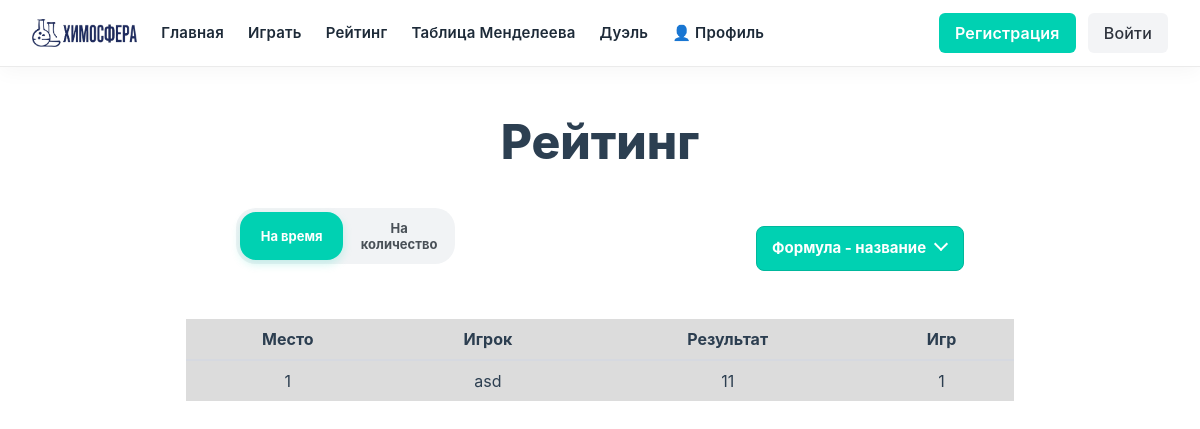
Page /rating on the earlier database version.
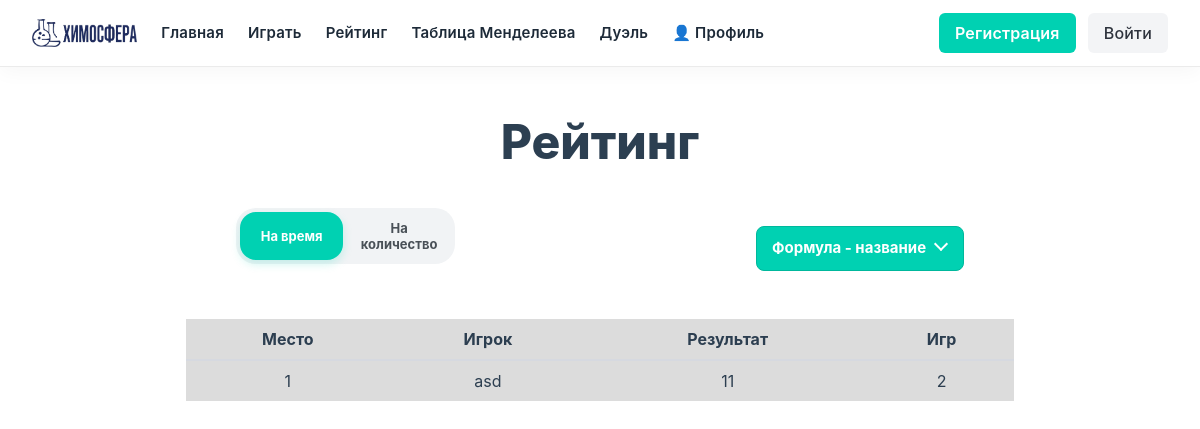
Same page on the later database version.
### data/users.py (models this page shows, shortened)
class User(SqlAlchemyBase):
    __tablename__ = "users"
    id = sqlalchemy.Column(sqlalchemy.Integer, primary_key=True, autoincrement=True)
    email = sqlalchemy.Column(sqlalchemy.String(120), unique=True, nullable=False)
    password_hash = sqlalchemy.Column(sqlalchemy.String(200), nullable=False)
    created_at = sqlalchemy.Column(sqlalchemy.DateTime, default=datetime.datetime.utcnow)
    games_played = sqlalchemy.Column(sqlalchemy.Integer, default=0)

### main.py (the view)
@app.route("/rating")
def rating():
    mode = request.args.get('mode', 'time')
    theme = request.args.get('theme', 'formulaToName')
    db_sess = db_session.create_session()
    try:
        results = db_sess.query(
            User,
            db_session.sa.func.max(GameResult.score).label('best_score')
        ).join(
            GameResult, User.id == GameResult.user_id
        ).filter(
            GameResult.mode == mode,
            GameResult.theme == theme
        ).group_by(
            User.id
        ).order_by(
            db_session.sa.func.max(GameResult.score).desc()
        ).limit(20).all()
        return render_template(
            "rating.html",
            results=results,
            current_mode=mode,
            current_theme=theme
        )
    except Exception as e:
        print(f"Ошибка получения рейтинга: {e}")
        return render_template("rating.html", results=[], current_mode=mode, current_theme=theme)
    finally:
        db_sess.close()

### data/db_session.py (called while the page is built)
def create_session() -> Session:
    global __factory
    return __factory()

### templates/rating.html (shortened to what this page needs)
{% extends 'base.html' %}
{% block content %}
<div class="container main-index-container">
    <h1 class="title is-1 mt-6 has-text-centered">Рейтинг</h1>
    <div class="rating-settings">
        <div class="mode-tabs is-toggle">
            <button class="tab-button {% if current_mode == 'time' %}active{% endif %}" data-mode="time">На время</button>
            <button class="tab-button {% if current_mode == 'count' %}active{% endif %}" data-mode="count">На количество</button>
        </div>
        <div class="select">
            <select id="themeSelect">
                <option value="formulaToName" {% if current_theme == 'formulaToName' %}selected{% endif %}>Формула - название</option>
            </select>
        </div>
    </div>
    <div class="table-container">
        <table class="table is-striped">
            <thead>
                <tr>
                    <th>Место</th>
                    <th>Игрок</th>
                    <th>Результат</th>
                    <th>Игр</th>
                </tr>
            </thead>
            <tbody>
                {% for user, best_score in results %}
                <tr>
                    <td>{{ loop.index }}</td>
                    <td>
                        {{ user.email.split('@')[0] }}
                    </td>
                    <td>{{ best_score }}</td>
                    <td>{{ user.games_played }}</td>
                </tr>
                {% else %}
                <tr>
                    <td colspan="4">Нет результатов</td>
                </tr>
                {% endfor %}
            </tbody>
        </table>
    </div>
</div>
{% endblock %}

### templates/base.html (shortened to what this page needs)
<!DOCTYPE html>
<html lang="ru" data-theme="light">
<head>
  <link rel="stylesheet" href="https://cdn.jsdelivr.net/npm/bulma@1.0.2/css/bulma.min.css">
  <link rel="stylesheet" href="https://cdnjs.cloudflare.com/ajax/libs/font-awesome/5.9.0/css/all.min.css">
  <link type="text/css" href="{{ url_for('static', filename='css/styles.css')}}" rel="stylesheet" />
</head>
<body>
  <nav class="navbar" role="navigation" aria-label="main navigation">
    <div class="navbar-brand">
      <a class="navbar-item" href="/">
        <img src="{{ url_for('static', filename='images/lg-2.pnglg-2.png') }}" alt="ChemQuest Logo" />
      </a>
    </div>
    <div id="navbarBasicExample" class="navbar-menu">
      <div class="navbar-start">
        <a class="navbar-item" href="/">Главная</a>
        <a class="navbar-item" href="/game">Играть</a>
        <a class="navbar-item" href="/rating">Рейтинг</a>
        <a class="navbar-item" href="/table">Таблица Менделеева</a>
        <a class="navbar-item" href="/multiplayer">Дуэль</a>
        <a class="navbar-item" href="/profile">👤 Профиль</a>
      </div>
      <div class="navbar-end">
        <div class="navbar-item">
          {% if session.user_id %}
            <div class="user-profile" id="userProfile">
              <div class="profile-icon">
                {{ session.user_email[0].upper() }}
              </div>
              <span class="username">{{ session.user_email.split('@')[0] }}</span>
              <a href="/logout" class="button is-light is-small ml-3">Выйти</a>
            </div>
          {% else %}
            <div class="buttons">
              <a class="button is-primary" href="/signup"><strong>Регистрация</strong></a>
              <a class="button is-light" href="/signin">Войти</a>
            </div>
          {% endif %}
        </div>
      </div>
    </div>
  </nav>
  {% block content %}{% endblock %}
</body>
</html>

### static/css/styles.css (style rules this page uses)
:root { --fz: calc(1vw + 1vh); }
* { transition: all 0.2s ease; }
.main-index-container { min-height: calc(100vh - 56px); }
.navbar { background-color: rgba(255, 255, 255, 0.85) !important; backdrop-filter: blur(10px); -webkit-backdrop-filter: blur(10px); border-bottom: 1px solid rgba(0, 0, 0, 0.08); box-shadow: 0 4px 20px rgba(0, 0, 0, 0.04); padding: 5px 20px; }
.navbar-item { color: #1d2a38 !important; font-weight: 600 !important; font-size: 15px; letter-spacing: 0.2px; }
body { min-height: 100vh; background-size: 400px 400px; background-image: url("../images/pf.jpg"); color: #2c3e50; }
table, td, th { border-collapse: collapse; background-color: #DCDCDC !important; padding: 8px; color: #2c3e50 !important; text-align: center; }
.title { color: #2c3f51; }
.rating-settings { display: flex; width: 80%; margin: 20px auto; background-color: rgba(255, 255, 255, 0.95); padding: 15px 20px; border-radius: 15px; align-items: center; justify-content: space-between; gap: 20px; flex-wrap: wrap; }
.table-container { overflow-x: auto; margin: 20px; }
.table.is-striped { background-color: white; width: 90%; margin: 0 auto; }
.tab-button { padding: 12px 20px; font-size: 16px; }
.button.is-primary { background-color: #00d1b2; color: white !important; }
.mode-tabs { display: flex; background-color: #f1f3f5; padding: 4px; border-radius: 20px; gap: 4px; margin-bottom: 20px; border: none !important; }
.mode-tabs .tab-button { flex: 1; border: none; background: transparent; padding: 8px 12px; border-radius: 16px; font-weight: bold; cursor: pointer; transition: all 0.2s ease; color: #495057; font-size: 13px; outline: none; }
.mode-tabs .tab-button.active { background-color: #00d1b2; color: white !important; box-shadow: 0 4px 10px rgba(0, 209, 178, 0.2); }
.select select { background-color: #00d1b2 !important; color: white !important; font-weight: bold !important; border-color: #00b89c !important; border-radius: 8px !important; height: auto !important; padding: 10px 35px 10px 15px !important; font-size: 15px !important; }
.select:not(.is-multiple):not(.is-loading)::after { border-color: white !important; right: 1.125em !important; z-index: 4 !important; }
body { min-height: 100vh; background-image: url("../images/pf.jpg"); background-size: 400px 400px; background-repeat: repeat; color: #2c3e50; animation: drift 30s linear infinite; }
.container, .game-game, .form-container, .main-page-content { animation: fadeInUp 0.4s ease-out; }
.table th:not([align]) { text-align: center !important; }

Differences in the rows shown:
changed User "asd": games_played "1" → "2"
